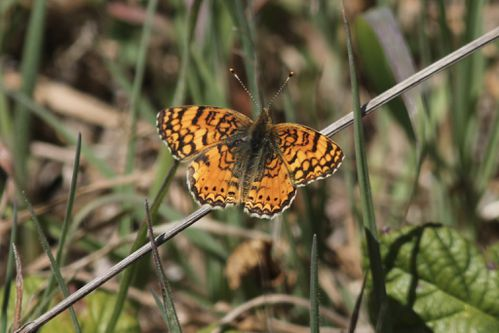
#> input picture prism/tests/images/Phyciodes_mylitta_tall.jpeg, 499 x 333 px
$ python smartcrop.py tests/images/Phyciodes_mylitta_tall.jpeg
#> lines starting #> are read from the running program, lines starting #| are printed output that depends on the picture; after the words box and inside, x2 and y2 are one past the last pixel; in counts of white or black regions, pixels touching at a corner belong together
import numpy as np
import cv2
import sys
import os
import numpy as np

def get_cv_image(img_path):
#> called with img_path = 'tests/images/Phyciodes_mylitta_tall.jpeg'
    assert os.path.exists(img_path)
    img = cv2.imread(img_path)
#> img is the input picture: shape (333, 499, 3); mean B, G, R 68.6, 98.6, 106.5
    return img

def rescale_and_convert_to_bw(img, size_w_or_h=500):
#> called with size_w_or_h = 500
    h, w, channels = img.shape
#> h = 333; w = 499; channels = 3
    wh = size_w_or_h
    aspect = h/float(w)
#> aspect = 0.667
    nh = int(wh * aspect)
#> nh = 333
    mimg = cv2.resize(img, (size_w_or_h, nh))
    print("converting to nh", size_w_or_h, nh)
#| converting to nh 500 333
    gray = cv2.cvtColor(mimg, cv2.COLOR_BGR2GRAY)
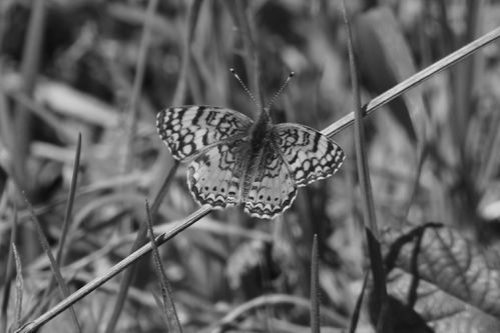
#> gray: shape (333, 500); min 10, max 232, mean 97.5
    # cv2.equalizeHist(gray, gray)
    return gray

def has_faces(gray):
    instpath = '/home/vagrant/opencv/data/haarcascades'

    if os.path.exists('/usr/share/opencv/haarcascades'):
        instpath = '/usr/share/opencv/haarcascades'

    p = '%s/haarcascade_frontalface_default.xml' % instpath

    face_cascade = cv2.CascadeClassifier(p)
    eye_cascade = cv2.CascadeClassifier('%s/haarcascade_eye.xml' % instpath)
    faces = face_cascade.detectMultiScale(gray, 1.2, 3)
#> faces = ()
    # TODO: maybe we should try with different cascades here
    print("found faces ???", faces)
#| found faces ??? ()
#> `faces = has_faces(gray)`: faces = False
#> call 2 of rescale_and_convert_to_bw, with size_w_or_h = 200
#> in rescale_and_convert_to_bw (call 2), `mimg = cv2.resize(img, (size_w_or_h, nh))`:
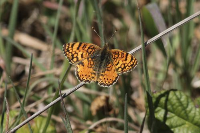
#> mimg: shape (133, 200, 3); mean B, G, R 68.5, 98.5, 106.3
#| converting to nh 200 133
#> in rescale_and_convert_to_bw (call 2), `gray = cv2.cvtColor(mimg, cv2.COLOR_BGR2GRAY)`:
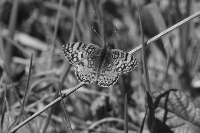
#> gray: shape (133, 200); min 12, max 223, mean 97.4
    if len(faces) > 0:
        # TODO: which face is bigger ? more important
        for face in faces:
            x,y,w,h = face
            return int(x + w/2), int(y + h/2)
    return False

    # [7 lines of commented-out code are left out]

def has_corners(gray):
    corners = cv2.goodFeaturesToTrack(gray, 8, 0.04, 0.5, useHarrisDetector=False)
#> corners = [[74, 57], [75, 59], [33, 112], [128, 52], [120, 69], [74, 55], [125, 60], [78, 49]]
    corners = np.int0(corners)
    ret = []
    for i in corners:
        ret.append(i.ravel()) # (x, y)
#> this loop made 8 passes
#> after the loop, ret has the same summary as corners
    return ret

def find_biggest_sift_feature(gray):
    surf_params = {"_hessianThreshold":1000,
     "_nOctaves":4,
    "_nOctaveLayers":2,
    "_extended":1,
    "_upright":0}

    # [5 lines of commented-out code are left out]
    d = "SURF"
    surf_detector = cv2.FeatureDetector_create(d)
    surf_descriptor = cv2.DescriptorExtractor_create(d)
    surfDescriptorExtractor = cv2.DescriptorExtractor_create(d)

    keypoints = surf_detector.detect(gray, None) #, mask=None, useProvidedKeypoints=False)
    (keypoints, descriptors) = surfDescriptorExtractor.compute(gray, keypoints)

    keypoints = sorted(keypoints, key=lambda k: k.size, reverse=True)

    ret = []
    for kp in keypoints[0:8]:
        x = int(kp.pt[0])
        y = int(kp.pt[1])
        size = int(kp.size)
        ret.append((x,y, size))
    return ret

def in_circle(center_x, center_y, radius, x, y):
    square_dist = (center_x - x) ** 2 + (center_y - y) ** 2
    return square_dist <= radius ** 2

# [58 lines left out: functions which_keypoint, point_of_interest, not called in this run]


if __name__ == '__main__':
    img = get_cv_image(sys.argv[1])
    gray = rescale_and_convert_to_bw(img, 500)
    faces = has_faces(gray)
    if not faces:
        gray = rescale_and_convert_to_bw(img, 200)
        corners = has_corners(gray)
        for i in corners:
            cv2.circle(gray, (i[0], i[1]), 5, 255, -1)
#> this loop made 8 passes
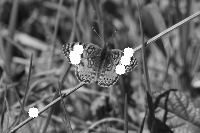
#> gray: shape (133, 200); 1.91% of pixels changed, all inside (x1, y1, x2, y2) = (28, 44, 134, 118)

#> (the run stopped early here; a loop or call above may not have finished)
